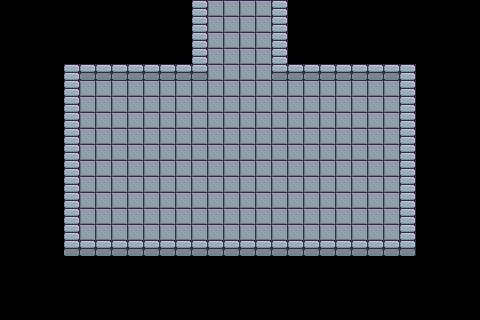

Rendered tile map (Tiled .tmx) drawn with the repository's tilesets; below, a short description and the full map source, tile grids included:
An orthogonal 30x20 tile map with 16x16 px tiles, 1 tile layer (Tile Layer 1).

<map version="1.2" tiledversion="1.3.3" orientation="orthogonal" renderorder="right-down" width="30" height="20" tilewidth="16" tileheight="16" infinite="0" nextlayerid="2" nextobjectid="1">
 <editorsettings>
  <export target="starting_up.lua" format="lua" />
 </editorsettings>
 <tileset firstgid="1" source="../../assets/map/tileset_brootal.tsx" />
 <layer id="1" name="Tile Layer 1" width="30" height="20">
  <data encoding="csv">
0,0,0,0,0,0,0,0,0,0,0,0,4,2,2,2,2,4,0,0,0,0,0,0,0,0,0,0,0,0,
0,0,0,0,0,0,0,0,0,0,0,0,4,2,2,2,2,4,0,0,0,0,0,0,0,0,0,0,0,0,
0,0,0,0,0,0,0,0,0,0,0,0,4,2,2,2,2,4,0,0,0,0,0,0,0,0,0,0,0,0,
0,0,0,0,0,0,0,0,0,0,0,0,4,2,2,2,2,4,0,0,0,0,0,0,0,0,0,0,0,0,
0,0,0,0,4,5,5,5,5,5,5,5,5,2,2,2,2,5,5,5,5,5,5,5,5,4,0,0,0,0,
0,0,0,0,4,2,2,2,2,2,2,2,2,2,2,2,2,2,2,2,2,2,2,2,2,4,0,0,0,0,
0,0,0,0,4,2,2,2,2,2,2,2,2,2,2,2,2,2,2,2,2,2,2,2,2,4,0,0,0,0,
0,0,0,0,4,2,2,2,2,2,2,2,2,2,2,2,2,2,2,2,2,2,2,2,2,4,0,0,0,0,
0,0,0,0,4,2,2,2,2,2,2,2,2,2,2,2,2,2,2,2,2,2,2,2,2,4,0,0,0,0,
0,0,0,0,4,2,2,2,2,2,2,2,2,2,2,2,2,2,2,2,2,2,2,2,2,4,0,0,0,0,
0,0,0,0,4,2,2,2,2,2,2,2,2,2,2,2,2,2,2,2,2,2,2,2,2,4,0,0,0,0,
0,0,0,0,4,2,2,2,2,2,2,2,2,2,2,2,2,2,2,2,2,2,2,2,2,4,0,0,0,0,
0,0,0,0,4,2,2,2,2,2,2,2,2,2,2,2,2,2,2,2,2,2,2,2,2,4,0,0,0,0,
0,0,0,0,4,2,2,2,2,2,2,2,2,2,2,2,2,2,2,2,2,2,2,2,2,4,0,0,0,0,
0,0,0,0,4,2,2,2,2,2,2,2,2,2,2,2,2,2,2,2,2,2,2,2,2,4,0,0,0,0,
0,0,0,0,5,5,5,5,5,5,5,5,5,5,5,5,5,5,5,5,5,5,5,5,5,5,0,0,0,0,
0,0,0,0,0,0,0,0,0,0,0,0,0,0,0,0,0,0,0,0,0,0,0,0,0,0,0,0,0,0,
0,0,0,0,0,0,0,0,0,0,0,0,0,0,0,0,0,0,0,0,0,0,0,0,0,0,0,0,0,0,
0,0,0,0,0,0,0,0,0,0,0,0,0,0,0,0,0,0,0,0,0,0,0,0,0,0,0,0,0,0,
0,0,0,0,0,0,0,0,0,0,0,0,0,0,0,0,0,0,0,0,0,0,0,0,0,0,0,0,0,0
</data>
 </layer>
</map>
